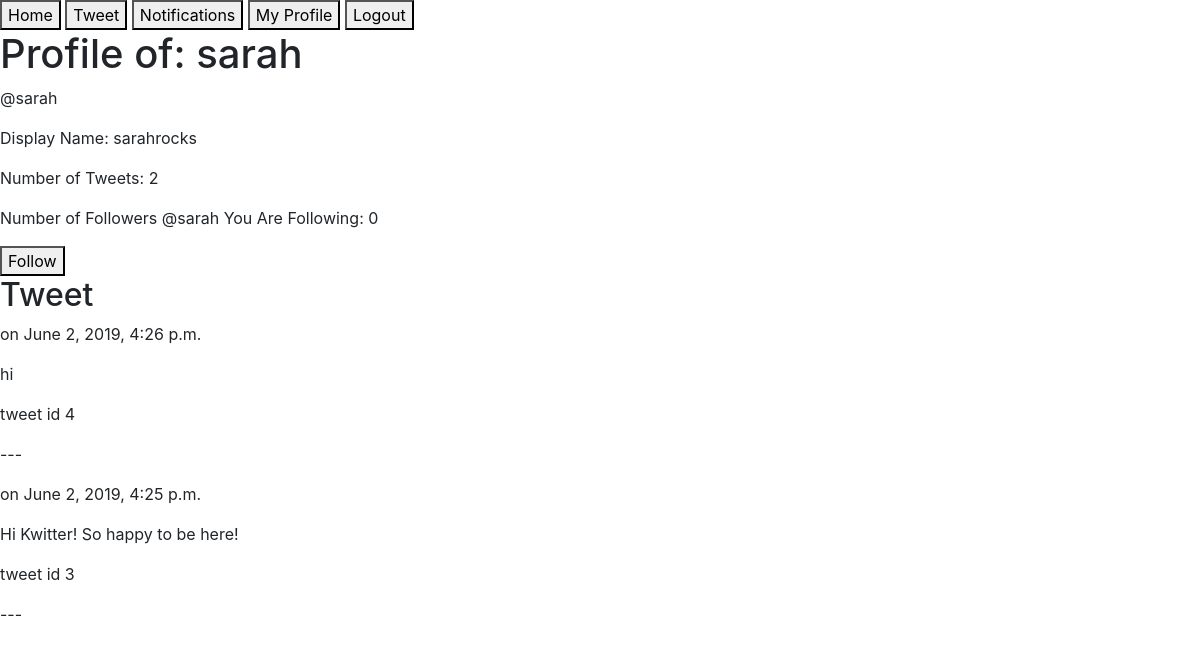
The page /sarah/ (signed in) on the database its author committed.
### twitterclone/twitteruser/models.py (models this page shows)
class TwitterUser(models.Model):
    username = models.CharField(max_length=50)
    display_name = models.CharField(max_length=50)
    following = models.ManyToManyField("self", symmetrical=False, blank=True)
    user = models.OneToOneField(User, on_delete=models.CASCADE)
    def __str__(self):
        return self.user.username

### twitterclone/tweet/models.py (models this page shows)
class Tweet(models.Model):
    user = models.ForeignKey(
        TwitterUser, on_delete=models.CASCADE)
    tweet = models.CharField(max_length=140)
    date = models.DateTimeField(default=timezone.now)

### twitterclone/twitteruser/views.py (the view)
# urls.py: path("<str:username>/", profile_view),
def profile_view(request, username):
    html = "twitteruser.html"
    targeteduser = TwitterUser.objects.filter(username=username).first()
    targeteduser_tweets = Tweet.objects.filter(
        user=targeteduser).order_by("-date")
    num_tweets = len(targeteduser_tweets)
    num_followers = targeteduser.following.count()
    follow_status_button = None
    data = {}
    if request.user.is_authenticated:
        currentuser = TwitterUser.objects.filter(
            username=request.user.twitteruser).first()
        notifications = Notification.objects.filter(username=currentuser).count()
        if targeteduser not in currentuser.following.get_queryset():
            follow_status_button = "Follow"
        else:
            follow_status_button = "Unfollow"
        data = {"targeteduser": targeteduser, "tweets": targeteduser_tweets,
                "num_tweets": num_tweets,
                "follow_status_button": follow_status_button,
                "num_followers": num_followers,
                "notifications": notifications}
    else:
        data = {"targeteduser": targeteduser, "tweets": targeteduser_tweets,
                "num_tweets": num_tweets, "num_followers": num_followers}
    return render(request, html, data)

### twitterclone/templates/twitteruser.html (shortened to what this page needs)
<!DOCTYPE html>
<html lang="en">
    <head>
        <link rel="stylesheet" href="https://stackpath.bootstrapcdn.com/bootstrap/4.1.3/css/bootstrap.min.css"
>
    </head>
    <body>
        {% include "navbar.html" %}
        <h1>Profile of: {{ targeteduser.username }}</h1>
        <p>@{{ targeteduser }}</p>
        <p>Display Name: {{ targeteduser.display_name }}</p>
        <p>Number of Tweets: {{ num_tweets }}</p>
        <p>Number of Followers @{{ targeteduser }} You Are Following: {{ num_followers }}</p>
        {% if targeteduser.username != request.user.username %}
        <a href="/follow/{{ targeteduser.username }}">
            <button>{{ follow_status_button }}</button>
        </a>
        {% else %}
        <p>Number of Notifications: {{ notifications }}</p>
        {% endif %}
        {% include "tweets.html" %}
    </body>
</html>

### twitterclone/templates/tweets.html
<h2>Tweet</h2>
{% for t in tweets %}
<p>{{ t.username }} on {{ t.date }}</p>
<p>{{ t.tweet }}</p>
<p>tweet id {{ t.id }}</p>
<p>---</p>
{% endfor %}

### rows shown on the page
TwitterUser: username "sarah", user.username "sarah", display_name "sarahrocks"
Tweet: date "June 2, 2019, 4:26 p.m.", tweet "hi", id "4"
Tweet: date "June 2, 2019, 4:25 p.m.", tweet "Hi Kwitter! So happy to be here!", id "3"

### other values the page prints
{{ num_tweets }} "2"
{{ num_followers }} "0"
{{ follow_status_button }} "Follow"
